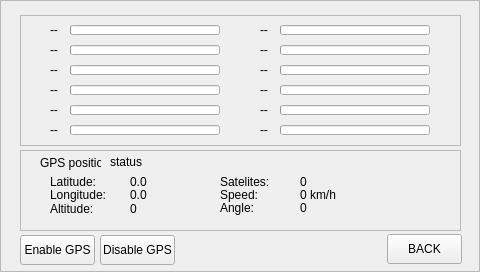
<?xml version="1.0" encoding="UTF-8"?>
<ui version="4.0">
 <class>GPSInfoWindow</class>
 <widget class="QFrame" name="GPSInfoWindow">
  <property name="geometry">
   <rect>
    <x>0</x>
    <y>0</y>
    <width>480</width>
    <height>272</height>
   </rect>
  </property>
  <property name="windowTitle">
   <string>Frame</string>
  </property>
  <property name="frameShape">
   <enum>QFrame::StyledPanel</enum>
  </property>
  <property name="frameShadow">
   <enum>QFrame::Raised</enum>
  </property>
  <widget class="QFrame" name="frame">
   <property name="geometry">
    <rect>
     <x>20</x>
     <y>15</y>
     <width>441</width>
     <height>131</height>
    </rect>
   </property>
   <property name="frameShape">
    <enum>QFrame::StyledPanel</enum>
   </property>
   <property name="frameShadow">
    <enum>QFrame::Raised</enum>
   </property>
   <widget class="QLabel" name="sat_label_2">
    <property name="geometry">
     <rect>
      <x>30</x>
      <y>27</y>
      <width>16</width>
      <height>16</height>
     </rect>
    </property>
    <property name="text">
     <string>--</string>
    </property>
   </widget>
   <widget class="QProgressBar" name="snr_2">
    <property name="geometry">
     <rect>
      <x>50</x>
      <y>30</y>
      <width>150</width>
      <height>10</height>
     </rect>
    </property>
    <property name="value">
     <number>0</number>
    </property>
    <property name="textVisible">
     <bool>false</bool>
    </property>
   </widget>
   <widget class="QLabel" name="sat_label_3">
    <property name="geometry">
     <rect>
      <x>30</x>
      <y>47</y>
      <width>16</width>
      <height>16</height>
     </rect>
    </property>
    <property name="text">
     <string>--</string>
    </property>
   </widget>
   <widget class="QProgressBar" name="snr_3">
    <property name="geometry">
     <rect>
      <x>50</x>
      <y>50</y>
      <width>150</width>
      <height>10</height>
     </rect>
    </property>
    <property name="value">
     <number>0</number>
    </property>
    <property name="textVisible">
     <bool>false</bool>
    </property>
   </widget>
   <widget class="QLabel" name="sat_label_4">
    <property name="geometry">
     <rect>
      <x>30</x>
      <y>67</y>
      <width>16</width>
      <height>16</height>
     </rect>
    </property>
    <property name="text">
     <string>--</string>
    </property>
   </widget>
   <widget class="QProgressBar" name="snr_4">
    <property name="geometry">
     <rect>
      <x>50</x>
      <y>70</y>
      <width>150</width>
      <height>10</height>
     </rect>
    </property>
    <property name="value">
     <number>0</number>
    </property>
    <property name="textVisible">
     <bool>false</bool>
    </property>
   </widget>
   <widget class="QLabel" name="sat_label_5">
    <property name="geometry">
     <rect>
      <x>30</x>
      <y>87</y>
      <width>16</width>
      <height>16</height>
     </rect>
    </property>
    <property name="text">
     <string>--</string>
    </property>
   </widget>
   <widget class="QProgressBar" name="snr_5">
    <property name="geometry">
     <rect>
      <x>50</x>
      <y>90</y>
      <width>150</width>
      <height>10</height>
     </rect>
    </property>
    <property name="value">
     <number>0</number>
    </property>
    <property name="textVisible">
     <bool>false</bool>
    </property>
   </widget>
   <widget class="QLabel" name="sat_label_6">
    <property name="geometry">
     <rect>
      <x>30</x>
      <y>107</y>
      <width>16</width>
      <height>16</height>
     </rect>
    </property>
    <property name="text">
     <string>--</string>
    </property>
   </widget>
   <widget class="QProgressBar" name="snr_6">
    <property name="geometry">
     <rect>
      <x>50</x>
      <y>110</y>
      <width>150</width>
      <height>10</height>
     </rect>
    </property>
    <property name="value">
     <number>0</number>
    </property>
    <property name="textVisible">
     <bool>false</bool>
    </property>
   </widget>
   <widget class="QLabel" name="sat_label_7">
    <property name="geometry">
     <rect>
      <x>240</x>
      <y>7</y>
      <width>16</width>
      <height>16</height>
     </rect>
    </property>
    <property name="text">
     <string>--</string>
    </property>
   </widget>
   <widget class="QProgressBar" name="snr_7">
    <property name="geometry">
     <rect>
      <x>260</x>
      <y>10</y>
      <width>150</width>
      <height>10</height>
     </rect>
    </property>
    <property name="value">
     <number>0</number>
    </property>
    <property name="textVisible">
     <bool>false</bool>
    </property>
   </widget>
   <widget class="QLabel" name="sat_label_8">
    <property name="geometry">
     <rect>
      <x>240</x>
      <y>27</y>
      <width>16</width>
      <height>16</height>
     </rect>
    </property>
    <property name="text">
     <string>--</string>
    </property>
   </widget>
   <widget class="QProgressBar" name="snr_8">
    <property name="geometry">
     <rect>
      <x>260</x>
      <y>30</y>
      <width>150</width>
      <height>10</height>
     </rect>
    </property>
    <property name="value">
     <number>0</number>
    </property>
    <property name="textVisible">
     <bool>false</bool>
    </property>
   </widget>
   <widget class="QLabel" name="sat_label_9">
    <property name="geometry">
     <rect>
      <x>240</x>
      <y>47</y>
      <width>16</width>
      <height>16</height>
     </rect>
    </property>
    <property name="text">
     <string>--</string>
    </property>
   </widget>
   <widget class="QProgressBar" name="snr_9">
    <property name="geometry">
     <rect>
      <x>260</x>
      <y>50</y>
      <width>150</width>
      <height>10</height>
     </rect>
    </property>
    <property name="value">
     <number>0</number>
    </property>
    <property name="textVisible">
     <bool>false</bool>
    </property>
   </widget>
   <widget class="QLabel" name="sat_label_10">
    <property name="geometry">
     <rect>
      <x>240</x>
      <y>67</y>
      <width>16</width>
      <height>16</height>
     </rect>
    </property>
    <property name="text">
     <string>--</string>
    </property>
   </widget>
   <widget class="QProgressBar" name="snr_10">
    <property name="geometry">
     <rect>
      <x>260</x>
      <y>70</y>
      <width>150</width>
      <height>10</height>
     </rect>
    </property>
    <property name="value">
     <number>0</number>
    </property>
    <property name="textVisible">
     <bool>false</bool>
    </property>
   </widget>
   <widget class="QLabel" name="sat_label_11">
    <property name="geometry">
     <rect>
      <x>240</x>
      <y>87</y>
      <width>16</width>
      <height>16</height>
     </rect>
    </property>
    <property name="text">
     <string>--</string>
    </property>
   </widget>
   <widget class="QProgressBar" name="snr_11">
    <property name="geometry">
     <rect>
      <x>260</x>
      <y>90</y>
      <width>150</width>
      <height>10</height>
     </rect>
    </property>
    <property name="value">
     <number>0</number>
    </property>
    <property name="textVisible">
     <bool>false</bool>
    </property>
   </widget>
   <widget class="QLabel" name="sat_label_12">
    <property name="geometry">
     <rect>
      <x>240</x>
      <y>107</y>
      <width>16</width>
      <height>16</height>
     </rect>
    </property>
    <property name="text">
     <string>--</string>
    </property>
   </widget>
   <widget class="QProgressBar" name="snr_12">
    <property name="geometry">
     <rect>
      <x>260</x>
      <y>110</y>
      <width>150</width>
      <height>10</height>
     </rect>
    </property>
    <property name="value">
     <number>0</number>
    </property>
    <property name="textVisible">
     <bool>false</bool>
    </property>
   </widget>
   <widget class="QLabel" name="sat_label_1">
    <property name="geometry">
     <rect>
      <x>30</x>
      <y>7</y>
      <width>16</width>
      <height>16</height>
     </rect>
    </property>
    <property name="text">
     <string>--</string>
    </property>
   </widget>
   <widget class="QProgressBar" name="snr_1">
    <property name="geometry">
     <rect>
      <x>50</x>
      <y>10</y>
      <width>150</width>
      <height>10</height>
     </rect>
    </property>
    <property name="value">
     <number>0</number>
    </property>
    <property name="textVisible">
     <bool>false</bool>
    </property>
   </widget>
  </widget>
  <widget class="QPushButton" name="gpsInfoBackButton">
   <property name="geometry">
    <rect>
     <x>387</x>
     <y>234</y>
     <width>75</width>
     <height>30</height>
    </rect>
   </property>
   <property name="sizePolicy">
    <sizepolicy hsizetype="Fixed" vsizetype="Fixed">
     <horstretch>0</horstretch>
     <verstretch>0</verstretch>
    </sizepolicy>
   </property>
   <property name="minimumSize">
    <size>
     <width>0</width>
     <height>30</height>
    </size>
   </property>
   <property name="text">
    <string>BACK</string>
   </property>
  </widget>
  <widget class="QPushButton" name="startGPSButton">
   <property name="geometry">
    <rect>
     <x>20</x>
     <y>235</y>
     <width>75</width>
     <height>30</height>
    </rect>
   </property>
   <property name="sizePolicy">
    <sizepolicy hsizetype="Fixed" vsizetype="Fixed">
     <horstretch>0</horstretch>
     <verstretch>0</verstretch>
    </sizepolicy>
   </property>
   <property name="minimumSize">
    <size>
     <width>0</width>
     <height>30</height>
    </size>
   </property>
   <property name="text">
    <string>Enable GPS</string>
   </property>
  </widget>
  <widget class="QPushButton" name="stopGPSButton">
   <property name="geometry">
    <rect>
     <x>100</x>
     <y>235</y>
     <width>75</width>
     <height>30</height>
    </rect>
   </property>
   <property name="sizePolicy">
    <sizepolicy hsizetype="Fixed" vsizetype="Fixed">
     <horstretch>0</horstretch>
     <verstretch>0</verstretch>
    </sizepolicy>
   </property>
   <property name="minimumSize">
    <size>
     <width>0</width>
     <height>30</height>
    </size>
   </property>
   <property name="text">
    <string>Disable GPS</string>
   </property>
  </widget>
  <widget class="QFrame" name="frame_2">
   <property name="geometry">
    <rect>
     <x>20</x>
     <y>150</y>
     <width>441</width>
     <height>81</height>
    </rect>
   </property>
   <property name="frameShape">
    <enum>QFrame::StyledPanel</enum>
   </property>
   <property name="frameShadow">
    <enum>QFrame::Raised</enum>
   </property>
   <widget class="QLabel" name="label">
    <property name="geometry">
     <rect>
      <x>20</x>
      <y>5</y>
      <width>61</width>
      <height>16</height>
     </rect>
    </property>
    <property name="text">
     <string>GPS position</string>
    </property>
   </widget>
   <widget class="QLabel" name="label_2">
    <property name="geometry">
     <rect>
      <x>30</x>
      <y>24</y>
      <width>71</width>
      <height>16</height>
     </rect>
    </property>
    <property name="text">
     <string>Latitude:</string>
    </property>
   </widget>
   <widget class="QLabel" name="label_3">
    <property name="geometry">
     <rect>
      <x>30</x>
      <y>37</y>
      <width>71</width>
      <height>16</height>
     </rect>
    </property>
    <property name="text">
     <string>Longitude:</string>
    </property>
   </widget>
   <widget class="QLabel" name="label_4">
    <property name="geometry">
     <rect>
      <x>30</x>
      <y>51</y>
      <width>61</width>
      <height>16</height>
     </rect>
    </property>
    <property name="text">
     <string>Altitude:</string>
    </property>
   </widget>
   <widget class="QLabel" name="label_5">
    <property name="geometry">
     <rect>
      <x>200</x>
      <y>24</y>
      <width>61</width>
      <height>16</height>
     </rect>
    </property>
    <property name="text">
     <string>Satelites:</string>
    </property>
   </widget>
   <widget class="QLabel" name="label_6">
    <property name="geometry">
     <rect>
      <x>200</x>
      <y>37</y>
      <width>61</width>
      <height>16</height>
     </rect>
    </property>
    <property name="text">
     <string>Speed:</string>
    </property>
   </widget>
   <widget class="QLabel" name="label_7">
    <property name="geometry">
     <rect>
      <x>200</x>
      <y>50</y>
      <width>61</width>
      <height>16</height>
     </rect>
    </property>
    <property name="text">
     <string>Angle:</string>
    </property>
   </widget>
   <widget class="QLabel" name="speed">
    <property name="geometry">
     <rect>
      <x>280</x>
      <y>37</y>
      <width>111</width>
      <height>16</height>
     </rect>
    </property>
    <property name="text">
     <string>0 km/h</string>
    </property>
   </widget>
   <widget class="QLabel" name="alt">
    <property name="geometry">
     <rect>
      <x>110</x>
      <y>51</y>
      <width>51</width>
      <height>16</height>
     </rect>
    </property>
    <property name="text">
     <string>0</string>
    </property>
   </widget>
   <widget class="QLabel" name="angle">
    <property name="geometry">
     <rect>
      <x>280</x>
      <y>50</y>
      <width>111</width>
      <height>16</height>
     </rect>
    </property>
    <property name="text">
     <string>0</string>
    </property>
   </widget>
   <widget class="QLabel" name="lat">
    <property name="geometry">
     <rect>
      <x>110</x>
      <y>24</y>
      <width>51</width>
      <height>16</height>
     </rect>
    </property>
    <property name="text">
     <string>0.0</string>
    </property>
   </widget>
   <widget class="QLabel" name="satNo">
    <property name="geometry">
     <rect>
      <x>280</x>
      <y>24</y>
      <width>111</width>
      <height>16</height>
     </rect>
    </property>
    <property name="text">
     <string>0</string>
    </property>
   </widget>
   <widget class="QLabel" name="lon">
    <property name="geometry">
     <rect>
      <x>110</x>
      <y>37</y>
      <width>51</width>
      <height>16</height>
     </rect>
    </property>
    <property name="text">
     <string>0.0</string>
    </property>
   </widget>
   <widget class="QLabel" name="status">
    <property name="geometry">
     <rect>
      <x>90</x>
      <y>4</y>
      <width>331</width>
      <height>16</height>
     </rect>
    </property>
    <property name="text">
     <string>status</string>
    </property>
   </widget>
  </widget>
 </widget>
 <resources/>
 <connections/>
</ui>
